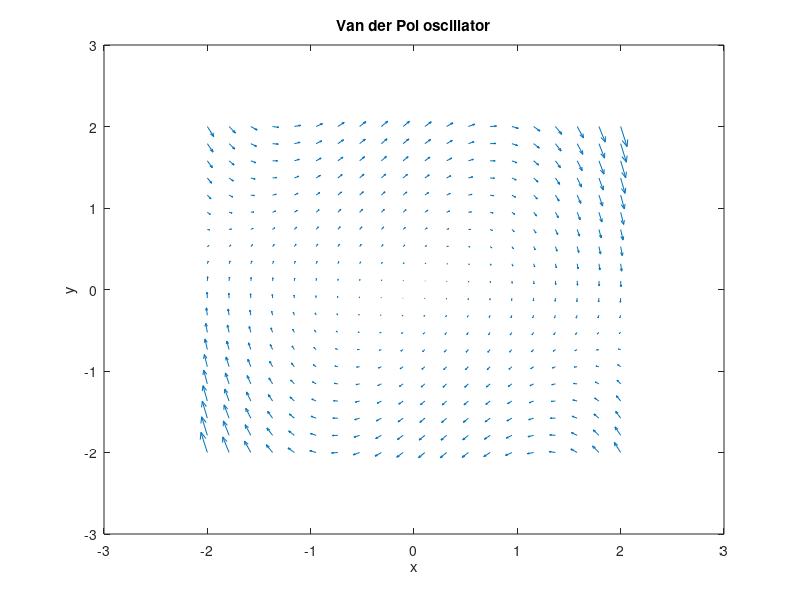

Write MATLAB code to recreate this figure.
% van der Pol oscillator
% x'' - mu*(1-x^2)*x' + x = 0
% streamlines of the vector field

clear
close all

% Parameter of the Van der Pol oscillator
mu = 1;

% state space
x = linspace(-2,2,20);
y = linspace(-2,2,20);
[X,Y] = meshgrid(x,y);

% vector field
U = Y;
V = mu*(1-X.^2).*Y - X;

% plot
figure
quiver(X,Y,U,V)
xlabel('x')
ylabel('y')
title('Van der Pol oscillator')
